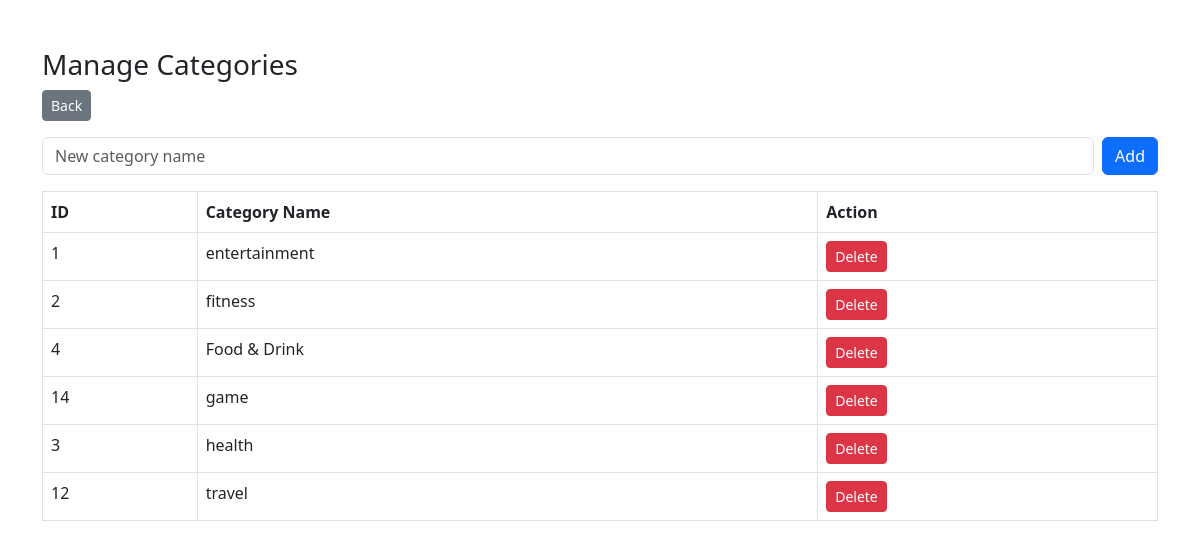
/categories.php, run on the app's committed database.
### tables this page shows
CREATE TABLE `categories` (
  `id` int(11) NOT NULL,
  `name` varchar(100) NOT NULL,
  `created_at` timestamp NOT NULL DEFAULT current_timestamp(),
  `updated_at` timestamp NOT NULL DEFAULT current_timestamp() ON UPDATE current_timestamp()
);

### categories.php (the view, shortened to what this page needs)
<?php
include 'db.php';
?>
<!DOCTYPE html>
<html>
<head>
    <link href="https://cdn.jsdelivr.net/npm/bootstrap@5.3.0/dist/css/bootstrap.min.css" rel="stylesheet">
</head>
<body>
<div class="container mt-5">
    <h3>Manage Categories</h3>
    <a href="index.php" class="btn btn-secondary btn-sm mb-3">Back</a>
    <form method="POST" class="mb-3 d-flex gap-2">
        <input type="text" name="name" class="form-control" placeholder="New category name" required>
        <button type="submit" name="add_category" class="btn btn-primary">Add</button>
    </form>
    <table class="table table-bordered">
        <thead>
            <tr>
                <th>ID</th>
                <th>Category Name</th>
                <th>Action</th>
            </tr>
        </thead>
        <tbody>
            <?php
            $result = $conn->query("SELECT * FROM categories ORDER BY name ASC");
            if ($result->num_rows > 0):
                while ($row = $result->fetch_assoc()):
            ?>
            <tr>
                <td><?= $row['id'] ?></td>
                <td><?= htmlspecialchars($row['name']) ?></td>
                <td>
                    <a href="?delete_id=<?= $row['id'] ?>" class="btn btn-sm btn-danger"
                       onclick="return confirm('Delete this category?')">Delete</a>
                </td>
            </tr>
            <?php endwhile; else: ?>
            <tr>
                <td colspan="3" class="text-center">No categories found</td>
            </tr>
            <?php endif; ?>
        </tbody>
    </table>
</div>
</body>
</html>

### data on the page
categories: id "1", name "entertainment"
categories: id "2", name "fitness"
categories: id "4", name "Food & Drink"
categories: id "14", name "game"
categories: id "3", name "health"
categories: id "12", name "travel"
